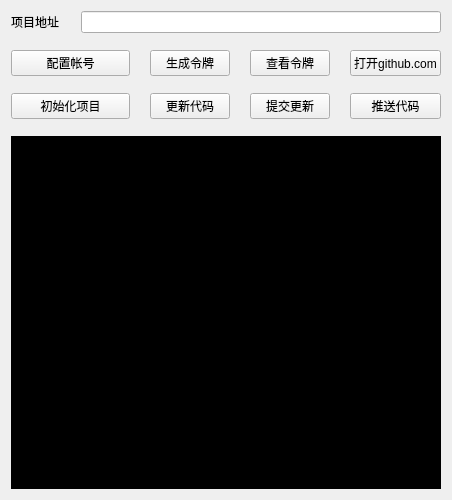
<?xml version="1.0" encoding="UTF-8"?>
<ui version="4.0">
 <class>mainForm</class>
 <widget class="QWidget" name="mainForm">
  <property name="geometry">
   <rect>
    <x>0</x>
    <y>0</y>
    <width>452</width>
    <height>500</height>
   </rect>
  </property>
  <property name="sizePolicy">
   <sizepolicy hsizetype="Preferred" vsizetype="Maximum">
    <horstretch>0</horstretch>
    <verstretch>0</verstretch>
   </sizepolicy>
  </property>
  <property name="maximumSize">
   <size>
    <width>16777215</width>
    <height>900</height>
   </size>
  </property>
  <property name="windowTitle">
   <string>kdgithubsync</string>
  </property>
  <layout class="QGridLayout" name="gridLayout_2">
   <item row="0" column="0">
    <layout class="QGridLayout" name="gridLayout" rowstretch="0,0,0,0">
     <property name="sizeConstraint">
      <enum>QLayout::SetDefaultConstraint</enum>
     </property>
     <property name="horizontalSpacing">
      <number>20</number>
     </property>
     <property name="verticalSpacing">
      <number>17</number>
     </property>
     <item row="1" column="2">
      <widget class="QPushButton" name="pb_generate_key">
       <property name="text">
        <string>生成令牌</string>
       </property>
      </widget>
     </item>
     <item row="2" column="0" colspan="2">
      <widget class="QPushButton" name="pb_init_project">
       <property name="text">
        <string>初始化项目</string>
       </property>
      </widget>
     </item>
     <item row="2" column="3">
      <widget class="QPushButton" name="pb_commit_update">
       <property name="text">
        <string>提交更新</string>
       </property>
      </widget>
     </item>
     <item row="0" column="0">
      <widget class="QLabel" name="lbl_path">
       <property name="text">
        <string>项目地址</string>
       </property>
      </widget>
     </item>
     <item row="1" column="0" colspan="2">
      <widget class="QPushButton" name="pb_config_account">
       <property name="sizePolicy">
        <sizepolicy hsizetype="Preferred" vsizetype="Fixed">
         <horstretch>0</horstretch>
         <verstretch>0</verstretch>
        </sizepolicy>
       </property>
       <property name="text">
        <string>配置帐号</string>
       </property>
      </widget>
     </item>
     <item row="1" column="3">
      <widget class="QPushButton" name="pb_view_key">
       <property name="text">
        <string>查看令牌</string>
       </property>
      </widget>
     </item>
     <item row="2" column="4">
      <widget class="QPushButton" name="pb_push_update">
       <property name="text">
        <string>推送代码</string>
       </property>
      </widget>
     </item>
     <item row="2" column="2">
      <widget class="QPushButton" name="pb_update_repository">
       <property name="text">
        <string>更新代码</string>
       </property>
      </widget>
     </item>
     <item row="0" column="1" colspan="4">
      <widget class="QLineEdit" name="le_path">
       <property name="text">
        <string/>
       </property>
      </widget>
     </item>
     <item row="1" column="4">
      <widget class="QPushButton" name="pb_open_github">
       <property name="sizePolicy">
        <sizepolicy hsizetype="Preferred" vsizetype="Fixed">
         <horstretch>0</horstretch>
         <verstretch>0</verstretch>
        </sizepolicy>
       </property>
       <property name="minimumSize">
        <size>
         <width>36</width>
         <height>0</height>
        </size>
       </property>
       <property name="text">
        <string>打开github.com</string>
       </property>
      </widget>
     </item>
     <item row="3" column="0" colspan="5">
      <widget class="QTextEdit" name="te_result">
       <property name="styleSheet">
        <string notr="true">color: rgb(255, 255, 255);
background-color: rgb(0, 0, 0);</string>
       </property>
       <property name="autoFormatting">
        <set>QTextEdit::AutoAll</set>
       </property>
       <property name="readOnly">
        <bool>true</bool>
       </property>
       <property name="overwriteMode">
        <bool>true</bool>
       </property>
      </widget>
     </item>
    </layout>
   </item>
  </layout>
 </widget>
 <resources/>
 <connections/>
</ui>
